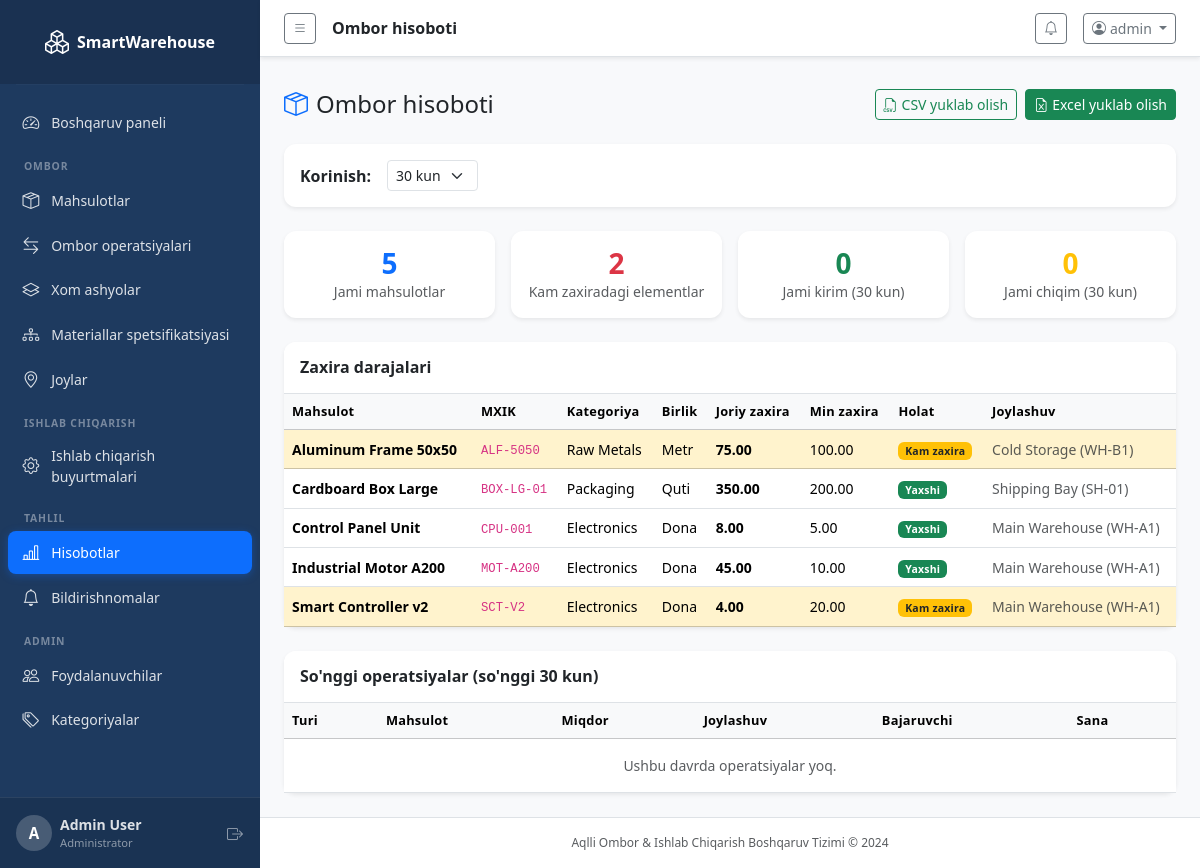
Screenshot of /reports/inventory/ (signed in) with the database file from the repository.
### accounts/models.py (models this page shows, shortened)
class CustomUser(AbstractUser):
    ROLE_CHOICES = [
        ('admin', 'Administrator'),
        ('warehouse_manager', 'Ombor boshqaruvchisi'),
        ('production_manager', 'Ishlab chiqarish boshqaruvchisi'),
        ('worker', 'Ishchi'),
    ]
    role = models.CharField(max_length=30, choices=ROLE_CHOICES, default='worker')
    phone = models.CharField(max_length=20, blank=True)
    department = models.CharField(max_length=100, blank=True)
    is_active = models.BooleanField(default=True)
    @property
    def is_admin(self):
        return self.role == 'admin' or self.is_superuser

### inventory/models.py (models this page shows, shortened)
class Product(models.Model):
    UNIT_CHOICES = [
        ('pcs', 'Dona'),
        ('kg', 'Kilogramm'),
        ('g', 'Gramm'),
        ('l', 'Litr'),
        ('ml', 'Millilitr'),
        ('m', 'Metr'),
        ('m2', 'Kv. metr'),
        ('m3', 'Kub metr'),
        ('box', 'Quti'),
        ('pack', 'Paket'),
    ]
    product_name = models.CharField(max_length=200)
    sku = models.CharField(max_length=50, unique=True, verbose_name='MXIK')
    category = models.ForeignKey(Category, on_delete=models.SET_NULL, null=True, blank=True, related_name='products')
    unit = models.CharField(max_length=10, choices=UNIT_CHOICES, default='pcs')
    minimum_stock = models.DecimalField(max_digits=12, decimal_places=2, default=0)
    current_stock = models.DecimalField(max_digits=12, decimal_places=2, default=0)
    default_location = models.ForeignKey(WarehouseLocation, on_delete=models.SET_NULL, null=True, blank=True)
    description = models.TextField(blank=True)
    created_at = models.DateTimeField(auto_now_add=True)
    updated_at = models.DateTimeField(auto_now=True)
    class Meta:
        ordering = ['product_name']
    @property
    def is_low_stock(self):
        return self.current_stock <= self.minimum_stock

class Category(models.Model):
    name = models.CharField(max_length=100, unique=True)
    description = models.TextField(blank=True)
    created_at = models.DateTimeField(auto_now_add=True)
    class Meta:
        verbose_name_plural = 'Categories'
        ordering = ['name']

class WarehouseLocation(models.Model):
    name = models.CharField(max_length=100)
    code = models.CharField(max_length=20, unique=True)
    description = models.TextField(blank=True)
    is_active = models.BooleanField(default=True)
    created_at = models.DateTimeField(auto_now_add=True)
    class Meta:
        ordering = ['name']
    def __str__(self):
        return f'{self.name} ({self.code})'

### reports/views.py (the view)
# urls.py: path('inventory/', views.inventory_report, name='inventory'),
@login_required
def inventory_report(request):
    products = Product.objects.select_related('category', 'default_location').order_by('product_name')
    low_stock = products.filter(current_stock__lte=F('minimum_stock'))
    try:
        days = int(request.GET.get('days', 30))
        days = max(1, min(days, 365))
    except (ValueError, TypeError):
        days = 30
    since = timezone.now() - timedelta(days=days)
    transactions = (
        InventoryTransaction.objects
        .filter(date__gte=since, product__isnull=False)
        .select_related('product', 'warehouse_location', 'performed_by')
        .order_by('-date')
    )
    total_in = transactions.filter(transaction_type='IN').aggregate(t=Sum('quantity'))['t'] or 0
    total_out = transactions.filter(transaction_type__in=['OUT', 'PRODUCTION']).aggregate(t=Sum('quantity'))['t'] or 0
    return render(request, 'reports/inventory_report.html', {
        'products': products,
        'low_stock': low_stock,
        'transactions': transactions[:50],
        'total_in': total_in,
        'total_out': total_out,
        'days': days,
    })

### templates/reports/inventory_report.html (shortened to what this page needs)
{% extends 'base.html' %}
{% block page_title %}Ombor hisoboti{% endblock %}
{% block content %}
<div class="d-flex justify-content-between align-items-center mb-4 mt-3 flex-wrap gap-2">
  <h4 class="mb-0"><i class="bi bi-box-seam me-2 text-primary"></i>Ombor hisoboti</h4>
  <div class="d-flex gap-2">
    <a href="{% url 'reports:export_inventory_csv' %}" class="btn btn-outline-success btn-sm">
      <i class="bi bi-filetype-csv me-1"></i>CSV yuklab olish
    </a>
    <a href="{% url 'reports:export_inventory_excel' %}" class="btn btn-success btn-sm">
      <i class="bi bi-file-earmark-excel me-1"></i>Excel yuklab olish
    </a>
  </div>
</div>
<div class="card border-0 shadow-sm mb-4">
  <div class="card-body py-3">
    <form method="get" class="d-flex align-items-center gap-3">
      <label class="fw-semibold mb-0">Korinish:</label>
      <select name="days" class="form-select form-select-sm" style="width:auto" onchange="this.form.submit()">
        <option value="30" {% if days == 30 %}selected{% endif %}>30 kun</option>
      </select>
    </form>
  </div>
</div>
<div class="row g-3 mb-4">
  <div class="col-md-3">
    <div class="card border-0 shadow-sm text-center py-3">
      <h3 class="fw-bold text-primary mb-0">{{ products|length }}</h3>
      <small class="text-muted">Jami mahsulotlar</small>
    </div>
  </div>
  <div class="col-md-3">
    <div class="card border-0 shadow-sm text-center py-3">
      <h3 class="fw-bold text-danger mb-0">{{ low_stock|length }}</h3>
      <small class="text-muted">Kam zaxiradagi elementlar</small>
    </div>
  </div>
  <div class="col-md-3">
    <div class="card border-0 shadow-sm text-center py-3">
      <h3 class="fw-bold text-success mb-0">{{ total_in }}</h3>
      <small class="text-muted">Jami kirim ({{ days }} kun)</small>
    </div>
  </div>
  <div class="col-md-3">
    <div class="card border-0 shadow-sm text-center py-3">
      <h3 class="fw-bold text-warning mb-0">{{ total_out }}</h3>
      <small class="text-muted">Jami chiqim ({{ days }} kun)</small>
    </div>
  </div>
</div>
<div class="card border-0 shadow-sm mb-4">
  <div class="card-header bg-white border-bottom py-3">
    <h6 class="mb-0 fw-semibold">Zaxira darajalari</h6>
  </div>
  <div class="card-body p-0">
    <div class="table-responsive">
      <table class="table table-hover align-middle mb-0">
        <thead class="table-light">
          <tr>
            <th>Mahsulot</th>
            <th>MXIK</th>
            <th>Kategoriya</th>
            <th>Birlik</th>
            <th>Joriy zaxira</th>
            <th>Min zaxira</th>
            <th>Holat</th>
            <th>Joylashuv</th>
          </tr>
        </thead>
        <tbody>
          {% for p in products %}
          <tr class="{% if p.current_stock == 0 %}table-danger{% elif p.is_low_stock %}table-warning{% endif %}">
            <td class="fw-semibold">{{ p.product_name }}</td>
            <td><code class="small">{{ p.sku }}</code></td>
            <td>{{ p.category.name|default:'—' }}</td>
            <td>{{ p.get_unit_display }}</td>
            <td class="fw-bold">{{ p.current_stock }}</td>
            <td>{{ p.minimum_stock }}</td>
            <td>
              {% if p.current_stock == 0 %}<span class="badge bg-danger">Zaxira tugagan</span>
              {% elif p.is_low_stock %}<span class="badge bg-warning text-dark">Kam zaxira</span>
              {% else %}<span class="badge bg-success">Yaxshi</span>{% endif %}
            </td>
            <td class="small text-muted">{{ p.default_location|default:'—' }}</td>
          </tr>
          {% endfor %}
        </tbody>
      </table>
    </div>
  </div>
</div>
<div class="card border-0 shadow-sm">
  <div class="card-header bg-white border-bottom py-3">
    <h6 class="mb-0 fw-semibold">So'nggi operatsiyalar (so'nggi {{ days }} kun)</h6>
  </div>
  <div class="card-body p-0">
    <div class="table-responsive">
      <table class="table table-hover align-middle mb-0">
        <thead class="table-light">
          <tr><th>Turi</th><th>Mahsulot</th><th>Miqdor</th><th>Joylashuv</th><th>Bajaruvchi</th><th>Sana</th></tr>
        </thead>
        <tbody>
          {% for tx in transactions %}
          <tr>
            <td><span class="badge {% if tx.transaction_type == 'IN' %}bg-success{% elif tx.transaction_type == 'OUT' %}bg-danger{% else %}bg-secondary{% endif %}">{{ tx.get_transaction_type_display }}</span></td>
            <td>{{ tx.product.product_name }}</td>
            <td>{{ tx.quantity }}</td>
            <td class="small">{{ tx.warehouse_location|default:'—' }}</td>
            <td class="small">{{ tx.performed_by.username|default:'—' }}</td>
            <td class="small text-muted">{{ tx.date|date:"M d, Y H:i" }}</td>
          </tr>
          {% empty %}
          <tr><td colspan="6" class="text-center text-muted py-3">Ushbu davrda operatsiyalar yoq.</td></tr>
          {% endfor %}
        </tbody>
      </table>
    </div>
  </div>
</div>
{% endblock %}

### templates/base.html (shortened to what this page needs)
<!DOCTYPE html>
<html lang="en">
<head>
  <link href="https://cdn.jsdelivr.net/npm/bootstrap@5.3.3/dist/css/bootstrap.min.css" rel="stylesheet">
  <link href="https://cdn.jsdelivr.net/npm/bootstrap-icons@1.11.3/font/bootstrap-icons.min.css" rel="stylesheet">
  <link href="/static/css/custom.css" rel="stylesheet">
</head>
<body class="bg-light">
{% if user.is_authenticated %}
<div class="d-flex" id="wrapper">
  <nav id="sidebar" class="sidebar d-flex flex-column flex-shrink-0 p-0">
    <a href="{% url 'dashboard:index' %}" class="sidebar-brand d-flex align-items-center justify-content-center py-4 px-3 text-decoration-none">
      <i class="bi bi-boxes me-2 fs-4"></i>
      <span class="fs-6 fw-bold">SmartWarehouse</span>
    </a>
    <hr class="sidebar-divider mx-3 my-0">
    <ul class="nav flex-column px-2 py-3 flex-grow-1">
      <li class="nav-item">
        <a class="nav-link sidebar-link {% if request.resolver_match.app_name == 'dashboard' and request.resolver_match.url_name == 'index' %}active{% endif %}"
           href="{% url 'dashboard:index' %}">
          <i class="bi bi-speedometer2"></i><span>Boshqaruv paneli</span>
        </a>
      </li>
      <li class="sidebar-section-label">OMBOR</li>
      <li class="nav-item">
        <a class="nav-link sidebar-link {% if request.resolver_match.app_name == 'inventory' and 'product' in request.resolver_match.url_name %}active{% endif %}"
           href="{% url 'inventory:product_list' %}">
          <i class="bi bi-box-seam"></i><span>Mahsulotlar</span>
        </a>
      </li>
      <li class="nav-item">
        <a class="nav-link sidebar-link {% if request.resolver_match.app_name == 'inventory' and 'transaction' in request.resolver_match.url_name %}active{% endif %}"
           href="{% url 'inventory:transaction_list' %}">
          <i class="bi bi-arrow-left-right"></i><span>Ombor operatsiyalari</span>
        </a>
      </li>
      <li class="nav-item">
        <a class="nav-link sidebar-link {% if request.resolver_match.app_name == 'inventory' and 'raw_material' in request.resolver_match.url_name %}active{% endif %}"
           href="{% url 'inventory:raw_material_list' %}">
          <i class="bi bi-layers"></i><span>Xom ashyolar</span>
        </a>
      </li>
      <li class="nav-item">
        <a class="nav-link sidebar-link {% if request.resolver_match.app_name == 'inventory' and 'bom' in request.resolver_match.url_name %}active{% endif %}"
           href="{% url 'inventory:bom_list' %}">
          <i class="bi bi-diagram-3"></i><span>Materiallar spetsifikatsiyasi</span>
        </a>
      </li>
      <li class="nav-item">
        <a class="nav-link sidebar-link {% if request.resolver_match.app_name == 'inventory' and 'location' in request.resolver_match.url_name %}active{% endif %}"
           href="{% url 'inventory:location_list' %}">
          <i class="bi bi-geo-alt"></i><span>Joylar</span>
        </a>
      </li>
      <li class="sidebar-section-label">ISHLAB CHIQARISH</li>
      <li class="nav-item">
        <a class="nav-link sidebar-link {% if request.resolver_match.app_name == 'production' %}active{% endif %}"
           href="{% url 'production:order_list' %}">
          <i class="bi bi-gear"></i><span>Ishlab chiqarish buyurtmalari</span>
        </a>
      </li>
      <li class="sidebar-section-label">TAHLIL</li>
      <li class="nav-item">
        <a class="nav-link sidebar-link {% if request.resolver_match.app_name == 'reports' %}active{% endif %}"
           href="{% url 'reports:index' %}">
          <i class="bi bi-bar-chart-line"></i><span>Hisobotlar</span>
        </a>
      </li>
      <li class="nav-item">
        <a class="nav-link sidebar-link {% if request.resolver_match.app_name == 'dashboard' and request.resolver_match.url_name == 'notifications' %}active{% endif %}"
           href="{% url 'dashboard:notifications' %}">
          <i class="bi bi-bell"></i><span>Bildirishnomalar</span>
        </a>
      </li>
      {% if user.is_admin %}
      <li class="sidebar-section-label">ADMIN</li>
      <li class="nav-item">
        <a class="nav-link sidebar-link {% if request.resolver_match.app_name == 'accounts' and 'user' in request.resolver_match.url_name %}active{% endif %}"
           href="{% url 'accounts:users' %}">
          <i class="bi bi-people"></i><span>Foydalanuvchilar</span>
        </a>
      </li>
      <li class="nav-item">
        <a class="nav-link sidebar-link" href="{% url 'inventory:category_list' %}">
          <i class="bi bi-tags"></i><span>Kategoriyalar</span>
        </a>
      </li>
      {% endif %}
    </ul>
    <div class="sidebar-footer px-3 py-3">
      <div class="d-flex align-items-center gap-2">
        <div class="avatar-circle">{{ user.username|first|upper }}</div>
        <div class="flex-grow-1 overflow-hidden">
          <div class="fw-semibold text-truncate small">{{ user.get_full_name|default:user.username }}</div>
          <div class="text-muted" style="font-size:0.7rem">{{ user.get_role_display }}</div>
        </div>
        <form method="post" action="{% url 'accounts:logout' %}" class="d-inline">{% csrf_token %}<button type="submit" class="btn btn-link text-muted p-0" title="Chiqish"><i class="bi bi-box-arrow-right"></i></button></form>
      </div>
    </div>
  </nav>
  <div id="page-content-wrapper" class="flex-grow-1 d-flex flex-column min-vh-100">
    <nav class="navbar navbar-expand navbar-light bg-white border-bottom px-4 py-2 sticky-top shadow-sm">
      <button class="btn btn-sm btn-outline-secondary me-3" id="sidebarToggle">
        <i class="bi bi-list"></i>
      </button>
      <span class="navbar-text fw-semibold text-dark">{% block page_title %}{% endblock %}</span>
      <div class="ms-auto d-flex align-items-center gap-3">
        <div class="dropdown">
          <a class="btn btn-sm btn-outline-secondary position-relative" data-bs-toggle="dropdown" href="#">
            <i class="bi bi-bell"></i>
          </a>
        </div>
        <div class="dropdown">
          <a class="btn btn-sm btn-outline-secondary dropdown-toggle" data-bs-toggle="dropdown" href="#">
            <i class="bi bi-person-circle me-1"></i>{{ user.username }}
          </a>
        </div>
      </div>
    </nav>
    <div class="px-4 pt-3">
    </div>
    <main class="flex-grow-1 px-4 pb-4">
{% endif %}
{% block content %}{% endblock %}
{% if user.is_authenticated %}
    </main>
    <footer class="text-center text-muted py-3 border-top bg-white" style="font-size:0.75rem">
      Aqlli Ombor &amp; Ishlab Chiqarish Boshqaruv Tizimi &copy; 2024
    </footer>
  </div>
</div>
{% endif %}
</body>
</html>

### rows the page displays
CustomUser: username|first "A", get_full_name "Admin User", role "Administrator", username "admin"
Product: product_name "Aluminum Frame 50x50", sku "ALF-5050", category.name "Raw Metals", unit "Metr", current_stock "75.00", minimum_stock "100.00", shows "Kam zaxira", default_location "Cold Storage (WH-B1)"
Product: product_name "Cardboard Box Large", sku "BOX-LG-01", category.name "Packaging", unit "Quti", current_stock "350.00", minimum_stock "200.00", shows "Yaxshi", default_location "Shipping Bay (SH-01)"
Product: product_name "Control Panel Unit", sku "CPU-001", category.name "Electronics", unit "Dona", current_stock "8.00", minimum_stock "5.00", shows "Yaxshi", default_location "Main Warehouse (WH-A1)"
Product: product_name "Industrial Motor A200", sku "MOT-A200", category.name "Electronics", unit "Dona", current_stock "45.00", minimum_stock "10.00", shows "Yaxshi", default_location "Main Warehouse (WH-A1)"
Product: product_name "Smart Controller v2", sku "SCT-V2", category.name "Electronics", unit "Dona", current_stock "4.00", minimum_stock "20.00", shows "Kam zaxira", default_location "Main Warehouse (WH-A1)"

### other values shown
{{ products|length }} "5"
{{ low_stock|length }} "2"
{{ total_in }} "0"
{{ days }} "30"
{{ total_out }} "0"
